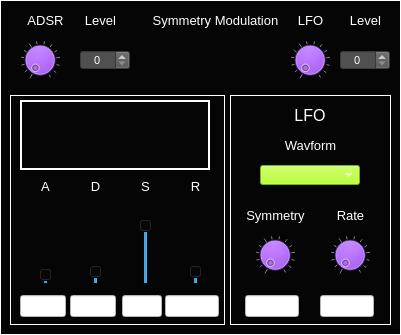
  <widget class="CustomFrame" name="frame_MSOsynth_PwmModulation">
   <property name="geometry">
    <rect>
     <x>810</x>
     <y>380</y>
     <width>401</width>
     <height>335</height>
    </rect>
   </property>
   <property name="styleSheet">
    <string notr="true">background-color: rgb(5, 5, 5);
color: rgb(255, 255, 255);</string>
   </property>
   <property name="frameShape">
    <enum>QFrame::Panel</enum>
   </property>
   <property name="frameShadow">
    <enum>QFrame::Plain</enum>
   </property>
   <property name="midLineWidth">
    <number>1</number>
   </property>
   <widget class="CustomSpinBox" name="spinBox_MSOsynth_PwmModAdsrLevel">
    <property name="geometry">
     <rect>
      <x>80</x>
      <y>50</y>
      <width>50</width>
      <height>20</height>
     </rect>
    </property>
    <property name="font">
     <font>
      <pointsize>8</pointsize>
     </font>
    </property>
    <property name="focusPolicy">
     <enum>Qt::NoFocus</enum>
    </property>
    <property name="styleSheet">
     <string notr="true">background-color: rgb(80,80,80);
color: rgb(255, 255, 255);</string>
    </property>
    <property name="alignment">
     <set>Qt::AlignCenter</set>
    </property>
    <property name="readOnly">
     <bool>false</bool>
    </property>
    <property name="accelerated">
     <bool>true</bool>
    </property>
    <property name="maximum">
     <number>100</number>
    </property>
    <property name="value">
     <number>0</number>
    </property>
   </widget>
   <widget class="QLabel" name="label_397">
    <property name="geometry">
     <rect>
      <x>75</x>
      <y>10</y>
      <width>51</width>
      <height>21</height>
     </rect>
    </property>
    <property name="font">
     <font>
      <pointsize>10</pointsize>
     </font>
    </property>
    <property name="styleSheet">
     <string notr="true">color: rgb(255, 255, 255);</string>
    </property>
    <property name="text">
     <string>Level</string>
    </property>
    <property name="alignment">
     <set>Qt::AlignCenter</set>
    </property>
   </widget>
   <widget class="QLabel" name="label_392">
    <property name="geometry">
     <rect>
      <x>20</x>
      <y>10</y>
      <width>51</width>
      <height>21</height>
     </rect>
    </property>
    <property name="font">
     <font>
      <pointsize>10</pointsize>
     </font>
    </property>
    <property name="styleSheet">
     <string notr="true">color: rgb(255, 255, 255);</string>
    </property>
    <property name="text">
     <string>ADSR</string>
    </property>
    <property name="alignment">
     <set>Qt::AlignCenter</set>
    </property>
   </widget>
   <widget class="CustomDial" name="dial_MSOsynth_PwmModAdsrLevel">
    <property name="geometry">
     <rect>
      <x>20</x>
      <y>40</y>
      <width>40</width>
      <height>40</height>
     </rect>
    </property>
    <property name="focusPolicy">
     <enum>Qt::NoFocus</enum>
    </property>
    <property name="styleSheet">
     <string notr="true">background-color: rgb(170, 85, 255);</string>
    </property>
    <property name="maximum">
     <number>100</number>
    </property>
    <property name="value">
     <number>0</number>
    </property>
    <property name="wrapping">
     <bool>false</bool>
    </property>
    <property name="notchTarget">
     <double>8.000000000000000</double>
    </property>
    <property name="notchesVisible">
     <bool>true</bool>
    </property>
   </widget>
   <widget class="CustomFrame" name="frame_PADsynth_PwmModADSR_2">
    <property name="geometry">
     <rect>
      <x>10</x>
      <y>95</y>
      <width>215</width>
      <height>230</height>
     </rect>
    </property>
    <property name="styleSheet">
     <string notr="true">background-color: rgb(5, 5, 5);
color: rgb(255, 255, 255);</string>
    </property>
    <property name="frameShape">
     <enum>QFrame::Panel</enum>
    </property>
    <property name="frameShadow">
     <enum>QFrame::Plain</enum>
    </property>
    <property name="lineWidth">
     <number>1</number>
    </property>
    <property name="midLineWidth">
     <number>1</number>
    </property>
    <widget class="QLabel" name="label_Osc1HarmonyLevel_16">
     <property name="geometry">
      <rect>
       <x>20</x>
       <y>82</y>
       <width>31</width>
       <height>18</height>
      </rect>
     </property>
     <property name="font">
      <font>
       <pointsize>10</pointsize>
      </font>
     </property>
     <property name="styleSheet">
      <string notr="true">color: rgb(255, 255, 255);</string>
     </property>
     <property name="text">
      <string>A</string>
     </property>
     <property name="alignment">
      <set>Qt::AlignCenter</set>
     </property>
    </widget>
    <widget class="CustomVerticalSlider" name="verticalSlider_MSOsynth_PwmModAdsrA">
     <property name="geometry">
      <rect>
       <x>25</x>
       <y>110</y>
       <width>22</width>
       <height>80</height>
      </rect>
     </property>
     <property name="maximum">
      <number>100</number>
     </property>
     <property name="value">
      <number>5</number>
     </property>
     <property name="orientation">
      <enum>Qt::Vertical</enum>
     </property>
     <property name="tickPosition">
      <enum>QSlider::NoTicks</enum>
     </property>
     <property name="tickInterval">
      <number>10</number>
     </property>
    </widget>
    <widget class="CustomVerticalSlider" name="verticalSlider_MSOsynth_PwmModAdsrD">
     <property name="geometry">
      <rect>
       <x>75</x>
       <y>110</y>
       <width>22</width>
       <height>80</height>
      </rect>
     </property>
     <property name="maximum">
      <number>100</number>
     </property>
     <property name="value">
      <number>10</number>
     </property>
     <property name="orientation">
      <enum>Qt::Vertical</enum>
     </property>
     <property name="tickPosition">
      <enum>QSlider::NoTicks</enum>
     </property>
     <property name="tickInterval">
      <number>10</number>
     </property>
    </widget>
    <widget class="CustomVerticalSlider" name="verticalSlider_MSOsynth_PwmModAdsrS">
     <property name="geometry">
      <rect>
       <x>125</x>
       <y>110</y>
       <width>22</width>
       <height>80</height>
      </rect>
     </property>
     <property name="maximum">
      <number>100</number>
     </property>
     <property name="value">
      <number>80</number>
     </property>
     <property name="orientation">
      <enum>Qt::Vertical</enum>
     </property>
     <property name="tickPosition">
      <enum>QSlider::NoTicks</enum>
     </property>
     <property name="tickInterval">
      <number>10</number>
     </property>
    </widget>
    <widget class="CustomVerticalSlider" name="verticalSlider_MSOsynth_PwmModAdsrR">
     <property name="geometry">
      <rect>
       <x>175</x>
       <y>110</y>
       <width>22</width>
       <height>80</height>
      </rect>
     </property>
     <property name="maximum">
      <number>100</number>
     </property>
     <property name="value">
      <number>10</number>
     </property>
     <property name="orientation">
      <enum>Qt::Vertical</enum>
     </property>
     <property name="tickPosition">
      <enum>QSlider::NoTicks</enum>
     </property>
     <property name="tickInterval">
      <number>10</number>
     </property>
    </widget>
    <widget class="QLabel" name="label_Osc1HarmonyLevel_17">
     <property name="geometry">
      <rect>
       <x>70</x>
       <y>82</y>
       <width>31</width>
       <height>18</height>
      </rect>
     </property>
     <property name="font">
      <font>
       <pointsize>10</pointsize>
      </font>
     </property>
     <property name="styleSheet">
      <string notr="true">color: rgb(255, 255, 255);</string>
     </property>
     <property name="text">
      <string>D</string>
     </property>
     <property name="alignment">
      <set>Qt::AlignCenter</set>
     </property>
    </widget>
    <widget class="QLabel" name="label_AdsrS_3">
     <property name="geometry">
      <rect>
       <x>120</x>
       <y>82</y>
       <width>31</width>
       <height>18</height>
      </rect>
     </property>
     <property name="font">
      <font>
       <pointsize>10</pointsize>
      </font>
     </property>
     <property name="styleSheet">
      <string notr="true">color: rgb(255, 255, 255);</string>
     </property>
     <property name="text">
      <string>S</string>
     </property>
     <property name="alignment">
      <set>Qt::AlignCenter</set>
     </property>
    </widget>
    <widget class="QLabel" name="label_Osc1HarmonyLevel_18">
     <property name="geometry">
      <rect>
       <x>170</x>
       <y>82</y>
       <width>31</width>
       <height>18</height>
      </rect>
     </property>
     <property name="font">
      <font>
       <pointsize>10</pointsize>
      </font>
     </property>
     <property name="styleSheet">
      <string notr="true">color: rgb(255, 255, 255);</string>
     </property>
     <property name="text">
      <string>R</string>
     </property>
     <property name="alignment">
      <set>Qt::AlignCenter</set>
     </property>
    </widget>
    <widget class="QLineEdit" name="lineEdit_MSOsynth_PwmModAdsrA">
     <property name="geometry">
      <rect>
       <x>10</x>
       <y>200</y>
       <width>46</width>
       <height>22</height>
      </rect>
     </property>
     <property name="styleSheet">
      <string notr="true">background-color: rgb(255, 255, 255);
color: rgb(0, 0, 0);</string>
     </property>
     <property name="alignment">
      <set>Qt::AlignCenter</set>
     </property>
     <property name="readOnly">
      <bool>true</bool>
     </property>
    </widget>
    <widget class="QLineEdit" name="lineEdit_MSOsynth_PwmModAdsrD">
     <property name="geometry">
      <rect>
       <x>60</x>
       <y>200</y>
       <width>46</width>
       <height>22</height>
      </rect>
     </property>
     <property name="styleSheet">
      <string notr="true">background-color: rgb(255, 255, 255);
color: rgb(0, 0, 0);</string>
     </property>
     <property name="alignment">
      <set>Qt::AlignCenter</set>
     </property>
     <property name="readOnly">
      <bool>true</bool>
     </property>
    </widget>
    <widget class="QLineEdit" name="lineEdit_MSOsynth_PwmModAdsrS">
     <property name="geometry">
      <rect>
       <x>112</x>
       <y>200</y>
       <width>40</width>
       <height>22</height>
      </rect>
     </property>
     <property name="styleSheet">
      <string notr="true">background-color: rgb(255, 255, 255);
color: rgb(0, 0, 0);</string>
     </property>
     <property name="alignment">
      <set>Qt::AlignCenter</set>
     </property>
     <property name="readOnly">
      <bool>true</bool>
     </property>
    </widget>
    <widget class="QLineEdit" name="lineEdit_MSOsynth_PwmModAdsrR">
     <property name="geometry">
      <rect>
       <x>155</x>
       <y>200</y>
       <width>54</width>
       <height>22</height>
      </rect>
     </property>
     <property name="styleSheet">
      <string notr="true">background-color: rgb(255, 255, 255);
color: rgb(0, 0, 0);</string>
     </property>
     <property name="alignment">
      <set>Qt::AlignCenter</set>
     </property>
     <property name="readOnly">
      <bool>true</bool>
     </property>
    </widget>
    <widget class="QFrame" name="frame_MSOsynth_PwmModAdsrPlotFrame">
     <property name="geometry">
      <rect>
       <x>10</x>
       <y>5</y>
       <width>190</width>
       <height>70</height>
      </rect>
     </property>
     <property name="styleSheet">
      <string notr="true">background-color: rgb(5, 5, 5);
color: rgb(255, 255, 255);</string>
     </property>
     <property name="frameShape">
      <enum>QFrame::Panel</enum>
     </property>
     <property name="frameShadow">
      <enum>QFrame::Plain</enum>
     </property>
     <property name="lineWidth">
      <number>2</number>
     </property>
     <widget class="QCustomPlot" name="widget_MSOsynth_PwmModADSRplot" native="true">
      <property name="geometry">
       <rect>
        <x>10</x>
        <y>10</y>
        <width>165</width>
        <height>50</height>
       </rect>
      </property>
      <property name="sizePolicy">
       <sizepolicy hsizetype="Fixed" vsizetype="Fixed">
        <horstretch>0</horstretch>
        <verstretch>0</verstretch>
       </sizepolicy>
      </property>
      <property name="maximumSize">
       <size>
        <width>165</width>
        <height>50</height>
       </size>
      </property>
     </widget>
    </widget>
   </widget>
   <widget class="CustomFrame" name="frame_MSOsynth_PwmModLFO">
    <property name="geometry">
     <rect>
      <x>230</x>
      <y>95</y>
      <width>161</width>
      <height>230</height>
     </rect>
    </property>
    <property name="styleSheet">
     <string notr="true">background-color: rgb(5, 5, 5);
color: rgb(255, 255, 255);</string>
    </property>
    <property name="frameShape">
     <enum>QFrame::Panel</enum>
    </property>
    <property name="frameShadow">
     <enum>QFrame::Plain</enum>
    </property>
    <property name="lineWidth">
     <number>1</number>
    </property>
    <property name="midLineWidth">
     <number>1</number>
    </property>
    <widget class="QLabel" name="label_LFOtitle_8">
     <property name="geometry">
      <rect>
       <x>40</x>
       <y>10</y>
       <width>80</width>
       <height>20</height>
      </rect>
     </property>
     <property name="font">
      <font>
       <pointsize>12</pointsize>
      </font>
     </property>
     <property name="styleSheet">
      <string notr="true">color: rgb(255, 255, 255);</string>
     </property>
     <property name="text">
      <string>LFO</string>
     </property>
     <property name="alignment">
      <set>Qt::AlignCenter</set>
     </property>
    </widget>
    <widget class="QLineEdit" name="lineEdit_MSOsynth_PwmModLFOrate">
     <property name="geometry">
      <rect>
       <x>90</x>
       <y>200</y>
       <width>54</width>
       <height>22</height>
      </rect>
     </property>
     <property name="styleSheet">
      <string notr="true">background-color: rgb(255, 255, 255);
color: rgb(0, 0, 0);</string>
     </property>
     <property name="alignment">
      <set>Qt::AlignCenter</set>
     </property>
     <property name="readOnly">
      <bool>true</bool>
     </property>
    </widget>
    <widget class="QLabel" name="label_207">
     <property name="geometry">
      <rect>
       <x>50</x>
       <y>40</y>
       <width>61</width>
       <height>21</height>
      </rect>
     </property>
     <property name="font">
      <font>
       <pointsize>10</pointsize>
      </font>
     </property>
     <property name="styleSheet">
      <string notr="true">color: rgb(255, 255, 255);</string>
     </property>
     <property name="text">
      <string>Wavform</string>
     </property>
     <property name="alignment">
      <set>Qt::AlignCenter</set>
     </property>
    </widget>
    <widget class="CustomDial" name="dial_MSOsynth_PwmModLFOsymmetry">
     <property name="geometry">
      <rect>
       <x>25</x>
       <y>140</y>
       <width>40</width>
       <height>40</height>
      </rect>
     </property>
     <property name="focusPolicy">
      <enum>Qt::NoFocus</enum>
     </property>
     <property name="styleSheet">
      <string notr="true">background-color: rgb(170, 85, 255);</string>
     </property>
     <property name="maximum">
      <number>100</number>
     </property>
     <property name="value">
      <number>0</number>
     </property>
     <property name="wrapping">
      <bool>false</bool>
     </property>
     <property name="notchTarget">
      <double>8.000000000000000</double>
     </property>
     <property name="notchesVisible">
      <bool>true</bool>
     </property>
    </widget>
    <widget class="CustomComboBox" name="comboBox_MSOsynth_PwmModLFOwaveform">
     <property name="geometry">
      <rect>
       <x>30</x>
       <y>70</y>
       <width>100</width>
       <height>20</height>
      </rect>
     </property>
     <property name="font">
      <font>
       <pointsize>8</pointsize>
      </font>
     </property>
     <property name="focusPolicy">
      <enum>Qt::NoFocus</enum>
     </property>
     <property name="styleSheet">
      <string notr="true">selection-background-color: rgb(255, 0, 0);
border-color: rgb(0, 0, 0);
background-color: rgb(170, 255, 0);
</string>
     </property>
     <property name="currentText">
      <string/>
     </property>
     <property name="currentIndex">
      <number>-1</number>
     </property>
     <property name="maxVisibleItems">
      <number>4</number>
     </property>
    </widget>
    <widget class="CustomDial" name="dial_MSOsynth_PwmModLFOrate">
     <property name="geometry">
      <rect>
       <x>100</x>
       <y>140</y>
       <width>40</width>
       <height>40</height>
      </rect>
     </property>
     <property name="focusPolicy">
      <enum>Qt::NoFocus</enum>
     </property>
     <property name="styleSheet">
      <string notr="true">background-color: rgb(170, 85, 255);</string>
     </property>
     <property name="maximum">
      <number>100</number>
     </property>
     <property name="value">
      <number>0</number>
     </property>
     <property name="wrapping">
      <bool>false</bool>
     </property>
     <property name="notchTarget">
      <double>8.000000000000000</double>
     </property>
     <property name="notchesVisible">
      <bool>true</bool>
     </property>
    </widget>
    <widget class="QLabel" name="label_208">
     <property name="geometry">
      <rect>
       <x>5</x>
       <y>110</y>
       <width>81</width>
       <height>21</height>
      </rect>
     </property>
     <property name="font">
      <font>
       <pointsize>10</pointsize>
      </font>
     </property>
     <property name="styleSheet">
      <string notr="true">color: rgb(255, 255, 255);</string>
     </property>
     <property name="text">
      <string>Symmetry</string>
     </property>
     <property name="alignment">
      <set>Qt::AlignCenter</set>
     </property>
    </widget>
    <widget class="QLabel" name="label_209">
     <property name="geometry">
      <rect>
       <x>100</x>
       <y>110</y>
       <width>41</width>
       <height>21</height>
      </rect>
     </property>
     <property name="font">
      <font>
       <pointsize>10</pointsize>
      </font>
     </property>
     <property name="styleSheet">
      <string notr="true">color: rgb(255, 255, 255);</string>
     </property>
     <property name="text">
      <string>Rate</string>
     </property>
     <property name="alignment">
      <set>Qt::AlignCenter</set>
     </property>
    </widget>
    <widget class="QLineEdit" name="lineEdit_MSOsynth_PwmModLFOsymmetry">
     <property name="geometry">
      <rect>
       <x>15</x>
       <y>200</y>
       <width>54</width>
       <height>22</height>
      </rect>
     </property>
     <property name="styleSheet">
      <string notr="true">background-color: rgb(255, 255, 255);
color: rgb(0, 0, 0);</string>
     </property>
     <property name="alignment">
      <set>Qt::AlignCenter</set>
     </property>
     <property name="readOnly">
      <bool>true</bool>
     </property>
    </widget>
   </widget>
   <widget class="CustomDial" name="dial_MSOsynth_PwmModLFOLevel">
    <property name="geometry">
     <rect>
      <x>290</x>
      <y>40</y>
      <width>40</width>
      <height>40</height>
     </rect>
    </property>
    <property name="focusPolicy">
     <enum>Qt::NoFocus</enum>
    </property>
    <property name="styleSheet">
     <string notr="true">background-color: rgb(170, 85, 255);</string>
    </property>
    <property name="maximum">
     <number>100</number>
    </property>
    <property name="value">
     <number>0</number>
    </property>
    <property name="wrapping">
     <bool>false</bool>
    </property>
    <property name="notchTarget">
     <double>8.000000000000000</double>
    </property>
    <property name="notchesVisible">
     <bool>true</bool>
    </property>
   </widget>
   <widget class="QLabel" name="label_393">
    <property name="geometry">
     <rect>
      <x>340</x>
      <y>10</y>
      <width>51</width>
      <height>21</height>
     </rect>
    </property>
    <property name="font">
     <font>
      <pointsize>10</pointsize>
     </font>
    </property>
    <property name="styleSheet">
     <string notr="true">color: rgb(255, 255, 255);</string>
    </property>
    <property name="text">
     <string>Level</string>
    </property>
    <property name="alignment">
     <set>Qt::AlignCenter</set>
    </property>
   </widget>
   <widget class="CustomSpinBox" name="spinBox_MSOsynth_PwmModLfoLevel">
    <property name="geometry">
     <rect>
      <x>340</x>
      <y>50</y>
      <width>50</width>
      <height>20</height>
     </rect>
    </property>
    <property name="font">
     <font>
      <pointsize>8</pointsize>
     </font>
    </property>
    <property name="focusPolicy">
     <enum>Qt::NoFocus</enum>
    </property>
    <property name="styleSheet">
     <string notr="true">background-color: rgb(80,80,80);
color: rgb(255, 255, 255);</string>
    </property>
    <property name="alignment">
     <set>Qt::AlignCenter</set>
    </property>
    <property name="readOnly">
     <bool>false</bool>
    </property>
    <property name="accelerated">
     <bool>true</bool>
    </property>
    <property name="maximum">
     <number>100</number>
    </property>
    <property name="value">
     <number>0</number>
    </property>
   </widget>
   <widget class="QLabel" name="label_394">
    <property name="geometry">
     <rect>
      <x>285</x>
      <y>10</y>
      <width>51</width>
      <height>21</height>
     </rect>
    </property>
    <property name="font">
     <font>
      <pointsize>10</pointsize>
     </font>
    </property>
    <property name="styleSheet">
     <string notr="true">color: rgb(255, 255, 255);</string>
    </property>
    <property name="text">
     <string>LFO</string>
    </property>
    <property name="alignment">
     <set>Qt::AlignCenter</set>
    </property>
   </widget>
   <widget class="QLabel" name="label_398">
    <property name="geometry">
     <rect>
      <x>140</x>
      <y>10</y>
      <width>151</width>
      <height>20</height>
     </rect>
    </property>
    <property name="font">
     <font>
      <pointsize>10</pointsize>
     </font>
    </property>
    <property name="styleSheet">
     <string notr="true">color: rgb(255, 255, 255);</string>
    </property>
    <property name="text">
     <string>Symmetry Modulation</string>
    </property>
    <property name="alignment">
     <set>Qt::AlignCenter</set>
    </property>
   </widget>
  </widget>
